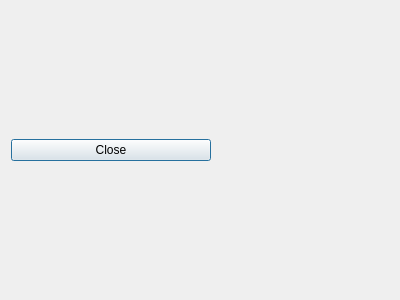
<?xml version="1.0" encoding="UTF-8"?>
<ui version="4.0">
 <class>OptionsDisabler</class>
 <widget class="QDialog" name="OptionsDisabler">
  <property name="geometry">
   <rect>
    <x>0</x>
    <y>0</y>
    <width>400</width>
    <height>300</height>
   </rect>
  </property>
  <property name="windowTitle">
   <string>Dialog</string>
  </property>
  <layout class="QVBoxLayout" name="verticalLayout">
   <item>
    <layout class="QGridLayout" name="grid"/>
   </item>
   <item>
    <widget class="QPushButton" name="bt_close">
     <property name="minimumSize">
      <size>
       <width>50</width>
       <height>0</height>
      </size>
     </property>
     <property name="maximumSize">
      <size>
       <width>200</width>
       <height>16777215</height>
      </size>
     </property>
     <property name="text">
      <string>Close</string>
     </property>
    </widget>
   </item>
  </layout>
 </widget>
 <resources/>
 <connections>
  <connection>
   <sender>bt_close</sender>
   <signal>clicked()</signal>
   <receiver>OptionsDisabler</receiver>
   <slot>close()</slot>
   <hints>
    <hint type="sourcelabel">
     <x>199</x>
     <y>277</y>
    </hint>
    <hint type="destinationlabel">
     <x>199</x>
     <y>149</y>
    </hint>
   </hints>
  </connection>
 </connections>
</ui>
